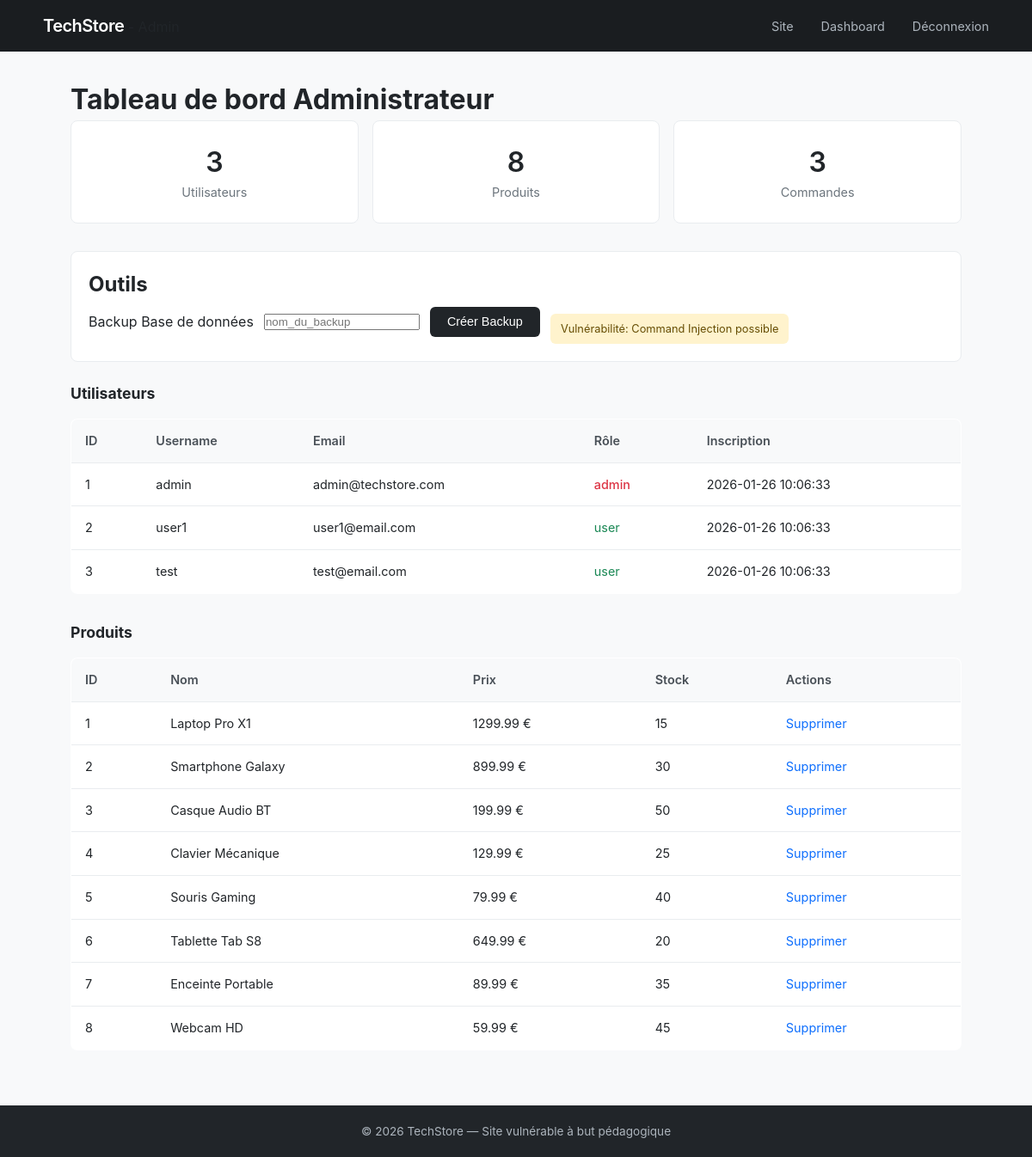
Page /admin/dashboard.php (signed in) on the committed database.
### tables this page shows
CREATE TABLE users (
    id INT AUTO_INCREMENT PRIMARY KEY,
    username VARCHAR(50) NOT NULL,
    password VARCHAR(255) NOT NULL,
    email VARCHAR(100),
    role VARCHAR(20) DEFAULT 'user',
    created_at TIMESTAMP DEFAULT CURRENT_TIMESTAMP
);

CREATE TABLE products (
    id INT AUTO_INCREMENT PRIMARY KEY,
    name VARCHAR(100) NOT NULL,
    description TEXT,
    price DECIMAL(10,2) NOT NULL,
    stock INT DEFAULT 0,
    image VARCHAR(255),
    category VARCHAR(50)
);

### admin/dashboard.php (the view, shortened to what this page needs)
<?php
require_once '../config/database.php';
$stats = [
    'users' => mysqli_fetch_assoc(mysqli_query($conn, "SELECT COUNT(*) as count FROM users"))['count'],
    'products' => mysqli_fetch_assoc(mysqli_query($conn, "SELECT COUNT(*) as count FROM products"))['count'],
    'orders' => mysqli_fetch_assoc(mysqli_query($conn, "SELECT COUNT(*) as count FROM orders"))['count'],
];
$users_result = mysqli_query($conn, "SELECT id, username, email, role, created_at FROM users");
$products_result = mysqli_query($conn, "SELECT * FROM products");
?>
<!DOCTYPE html>
<html lang="fr">
<head>
    <link rel="stylesheet" href="../assets/css/style.css">
</head>
<body>
    <header class="admin-header">
        <nav>
            <div class="logo"><a href="../index.php">TechStore</a> - <span>Admin</span></div>
            <ul class="nav-links">
                <li><a href="../index.php">Site</a></li>
                <li><a href="dashboard.php">Dashboard</a></li>
                <li><a href="../logout.php">Déconnexion</a></li>
            </ul>
        </nav>
    </header>
    <main class="admin-main">
        <h1>Tableau de bord Administrateur</h1>
        <section class="stats-grid">
            <div class="stat-card">
                <h3><?php echo $stats['users']; ?></h3>
                <p>Utilisateurs</p>
            </div>
            <div class="stat-card">
                <h3><?php echo $stats['products']; ?></h3>
                <p>Produits</p>
            </div>
            <div class="stat-card">
                <h3><?php echo $stats['orders']; ?></h3>
                <p>Commandes</p>
            </div>
        </section>
        <section class="admin-tools">
            <h2>Outils</h2>
            <div class="tools-grid">
                <form method="GET" class="tool-form">
                    <label>Backup Base de données</label>
                    <input type="text" name="backup" placeholder="nom_du_backup">
                    <button type="submit">Créer Backup</button>
                    <small class="hint">Vulnérabilité: Command Injection possible</small>
                </form>
            </div>
        </section>
        <section class="admin-section">
            <h2>Utilisateurs</h2>
            <table class="admin-table">
                <thead>
                    <tr>
                        <th>ID</th>
                        <th>Username</th>
                        <th>Email</th>
                        <th>Rôle</th>
                        <th>Inscription</th>
                    </tr>
                </thead>
                <tbody>
                    <?php while($u = mysqli_fetch_assoc($users_result)): ?>
                    <tr>
                        <td><?php echo $u['id']; ?></td>
                        <td><?php echo $u['username']; ?></td>
                        <td><?php echo $u['email']; ?></td>
                        <td><span class="role-<?php echo $u['role']; ?>"><?php echo $u['role']; ?></span></td>
                        <td><?php echo $u['created_at']; ?></td>
                    </tr>
                    <?php endwhile; ?>
                </tbody>
            </table>
        </section>
        <section class="admin-section">
            <h2>Produits</h2>
            <table class="admin-table">
                <thead>
                    <tr>
                        <th>ID</th>
                        <th>Nom</th>
                        <th>Prix</th>
                        <th>Stock</th>
                        <th>Actions</th>
                    </tr>
                </thead>
                <tbody>
                    <?php while($p = mysqli_fetch_assoc($products_result)): ?>
                    <tr>
                        <td><?php echo $p['id']; ?></td>
                        <td><?php echo $p['name']; ?></td>
                        <td><?php echo $p['price']; ?> €</td>
                        <td><?php echo $p['stock']; ?></td>
                        <td>
                            <a href="?delete=<?php echo $p['id']; ?>"
                               onclick="return confirm('Supprimer?')">Supprimer</a>
                        </td>
                    </tr>
                    <?php endwhile; ?>
                </tbody>
            </table>
        </section>
    </main>
    <footer>
        <p>&copy; 2026 TechStore — Site vulnérable à but pédagogique</p>
    </footer>
</body>
</html>

### assets/css/style.css (style rules this page uses)
* { margin: 0; padding: 0; box-sizing: border-box; }
body { font-family: -apple-system, BlinkMacSystemFont, 'Segoe UI', Roboto, sans-serif; background: #f8f9fa; color: #212529; line-height: 1.5; }
a { color: #0d6efd; text-decoration: none; }
header { background: #212529; padding: 0 2rem; position: sticky; top: 0; z-index: 100; }
nav { max-width: 1100px; margin: 0 auto; display: flex; justify-content: space-between; align-items: center; height: 60px; }
.logo a { color: #fff; font-size: 1.25rem; font-weight: 600; letter-spacing: -0.5px; }
.nav-links { display: flex; list-style: none; gap: 2rem; }
.nav-links a { color: #adb5bd; font-size: 0.9rem; transition: color 0.2s; }
main { max-width: 1100px; margin: 0 auto; padding: 2rem; min-height: calc(100vh - 140px); }
.btn, button[type="submit"] { padding: 0.6rem 1.25rem; background: #212529; color: #fff; border: none; border-radius: 6px; font-size: 0.9rem; cursor: pointer; transition: background 0.2s; }
.hint { background: #fff3cd; color: #664d03; padding: 0.5rem 0.75rem; border-radius: 6px; font-size: 0.8rem; margin-top: 1rem; }
table { width: 100%; border-collapse: collapse; background: #fff; border-radius: 8px; overflow: hidden; border: 1px solid #e9ecef; }
th, td { padding: 0.875rem 1rem; text-align: left; border-bottom: 1px solid #e9ecef; font-size: 0.9rem; }
th { background: #f8f9fa; font-weight: 600; color: #495057; }
.admin-header { background: #1a1d20; }
.stats-grid { display: grid; grid-template-columns: repeat(3, 1fr); gap: 1rem; margin-bottom: 2rem; }
.stat-card { background: #fff; padding: 1.5rem; border-radius: 8px; text-align: center; border: 1px solid #e9ecef; }
.stat-card h3 { font-size: 2rem; font-weight: 600; }
.stat-card p { color: #6c757d; font-size: 0.9rem; }
.admin-section { margin-bottom: 2rem; }
.admin-section h2 { font-size: 1.1rem; margin-bottom: 1rem; }
.admin-tools { background: #fff; padding: 1.25rem; border-radius: 8px; margin-bottom: 1.5rem; border: 1px solid #e9ecef; }
.tool-form { display: flex; gap: 0.75rem; align-items: center; flex-wrap: wrap; }
.role-admin { color: #dc3545; font-weight: 500; }
.role-user { color: #198754; }
footer { background: #212529; color: #adb5bd; text-align: center; padding: 1.25rem; font-size: 0.85rem; }

### rows in the picture
users: id "1", username "admin", email "admin@techstore.com", role "admin", created_at "2026-01-26 10:06:33"
users: id "2", username "user1", email "user1@email.com", role "user", created_at "2026-01-26 10:06:33"
users: id "3", username "test", email "test@email.com", role "user", created_at "2026-01-26 10:06:33"
products: id "1", name "Laptop Pro X1", price "1299.99", stock "15"
products: id "2", name "Smartphone Galaxy", price "899.99", stock "30"
products: id "3", name "Casque Audio BT", price "199.99", stock "50"
products: id "4", name "Clavier Mécanique", price "129.99", stock "25"
products: id "5", name "Souris Gaming", price "79.99", stock "40"
products: id "6", name "Tablette Tab S8", price "649.99", stock "20"
products: id "7", name "Enceinte Portable", price "89.99", stock "35"
products: id "8", name "Webcam HD", price "59.99", stock "45"

### other values in the picture
$stats['users'] "3"
$stats['products'] "8"
$stats['orders'] "3"
